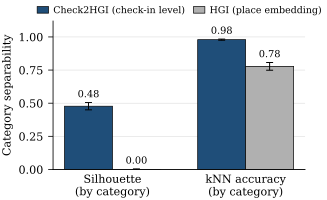

Write the Python code that produced this figure.
#!/usr/bin/env python
"""Figure 4 (MobiWac 2026): category embedding-quality panel.

Plots the two CATEGORY-separability metrics on which the check-in-level
Check2HGI representation clearly beats the place-level HGI embedding:

  * silhouette by next-category   (check2hgi ~0.48  vs  hgi ~0.00)
  * kNN-by-category accuracy      (check2hgi ~0.98  vs  hgi ~0.78)

Region geometry is deliberately NOT shown: on region both engines are at the
floor and HGI scores spuriously higher, which would mislead. The story here is
strictly that the check-in-level substrate separates by category; its
region-neutral behavior is carried in the caption, not in this panel.

Source: docs/studies/closing_data/PART1_QUALITY/summary.md (L0 geometry, next-cat;
5-fold CV, mean +/- SD over 6 states x 5 folds = 30 samples).

Run:
  /Users/vitor/Desktop/mestrado/ingred/.venv/bin/python fig4_embquality.py
Writes: fig4_embquality.pdf  (this directory)
"""

from pathlib import Path

import matplotlib

matplotlib.use("Agg")
import matplotlib.pyplot as plt
import numpy as np

# ---------------------------------------------------------------------------
# Authoritative numbers (PART1_QUALITY/summary.md, L0 geometry -- next-cat).
# mean +/- SD over folds. CATEGORY metrics only; region intentionally omitted.
# ---------------------------------------------------------------------------
METRICS = ["Silhouette\n(by category)", "kNN accuracy\n(by category)"]

CHECK2HGI = {"mean": [0.4775, 0.9794], "sd": [0.0275, 0.0045]}
HGI = {"mean": [0.0000, 0.7780], "sd": [0.0042, 0.0292]}

# Colors: a saturated accent for the contributed substrate, a muted gray for
# the place-embedding baseline so the contrast reads at IEEE column size.
C_CHECK2HGI = "#1f4e79"  # deep blue  -- Check2HGI (ours)
C_HGI = "#b0b0b0"        # neutral gray -- HGI (place embedding)


def main() -> None:
    plt.rcParams.update(
        {
            "font.size": 8,
            "font.family": "serif",
            "axes.linewidth": 0.6,
            "xtick.major.width": 0.6,
            "ytick.major.width": 0.6,
            "pdf.fonttype": 42,  # embed TrueType (no Type-3) for IEEE
            "ps.fonttype": 42,
        }
    )

    x = np.arange(len(METRICS))
    width = 0.36

    # ~3.3 in wide single-column IEEE figure.
    fig, ax = plt.subplots(figsize=(3.3, 2.05))

    b1 = ax.bar(
        x - width / 2,
        CHECK2HGI["mean"],
        width,
        yerr=CHECK2HGI["sd"],
        capsize=2.5,
        color=C_CHECK2HGI,
        edgecolor="black",
        linewidth=0.5,
        error_kw={"elinewidth": 0.7, "capthick": 0.7},
        label="Check2HGI (check-in level)",
    )
    b2 = ax.bar(
        x + width / 2,
        HGI["mean"],
        width,
        yerr=HGI["sd"],
        capsize=2.5,
        color=C_HGI,
        edgecolor="black",
        linewidth=0.5,
        error_kw={"elinewidth": 0.7, "capthick": 0.7},
        label="HGI (place embedding)",
    )

    # Numeric labels above each bar.
    def annotate(bars, means, sds):
        for rect, m, s in zip(bars, means, sds):
            ax.text(
                rect.get_x() + rect.get_width() / 2.0,
                m + s + 0.025,
                f"{m:.2f}",
                ha="center",
                va="bottom",
                fontsize=7,
            )

    annotate(b1, CHECK2HGI["mean"], CHECK2HGI["sd"])
    annotate(b2, HGI["mean"], HGI["sd"])

    ax.set_ylim(0, 1.12)
    ax.set_yticks([0.0, 0.25, 0.5, 0.75, 1.0])
    ax.set_ylabel("Category separability")
    ax.set_xticks(x)
    ax.set_xticklabels(METRICS)
    ax.tick_params(axis="x", length=0)
    ax.axhline(0, color="black", linewidth=0.6)

    ax.spines["top"].set_visible(False)
    ax.spines["right"].set_visible(False)
    ax.yaxis.grid(True, linewidth=0.4, color="0.85", zorder=0)
    ax.set_axisbelow(True)

    ax.legend(
        loc="upper center",
        bbox_to_anchor=(0.5, 1.16),
        ncol=2,
        frameon=False,
        fontsize=6.8,
        handlelength=1.2,
        columnspacing=1.0,
        handletextpad=0.5,
    )

    fig.tight_layout(pad=0.4)
    out = Path(__file__).resolve().parent / "fig4_embquality.pdf"
    fig.savefig(out, bbox_inches="tight", pad_inches=0.02)
    print(f"wrote {out}")


if __name__ == "__main__":
    main()
